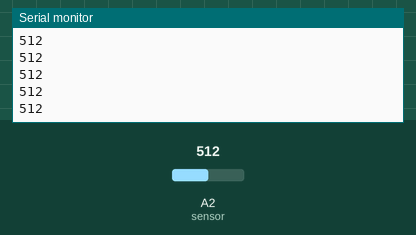
A sketch run on a simulated Arduino Uno, built with avr-gcc and run on an emulated ATmega328P. Parts: the last lines printed to the serial monitor. The test bench sets the inputs (shaded band); at power-on: A2 (sensor) = 512.

Above: at 1.2 s.
1.3 s: A2 (sensor) set to 716
At 1.31 s:
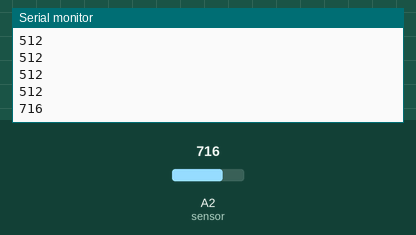
2.8 s: A2 (sensor) set to 900
At 2.81 s:
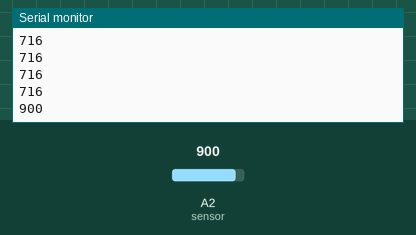
Timing chart, 0 to 5.8 s (numbered marks = the images above; inputs shaded):
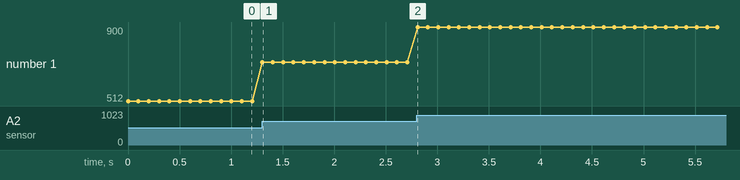

The sketch:

ky-018.ino
```cpp
int sensor = A2;
int deger = 0;

void setup()
{
  Serial.begin(9600);
}

void loop()
{
  deger = analogRead(sensor);
  Serial.println(deger, DEC);
  delay(100);
}
```

Measured:
- after the input at 1.3 s, the serial monitor: prints a new line at once (image 1)
- after the input at 2.8 s, the serial monitor: prints a new line at once (image 2)
- plotted number 1: 512 → 716 after the input at 1.3 s, 716 → 900 after the input at 2.8 s
